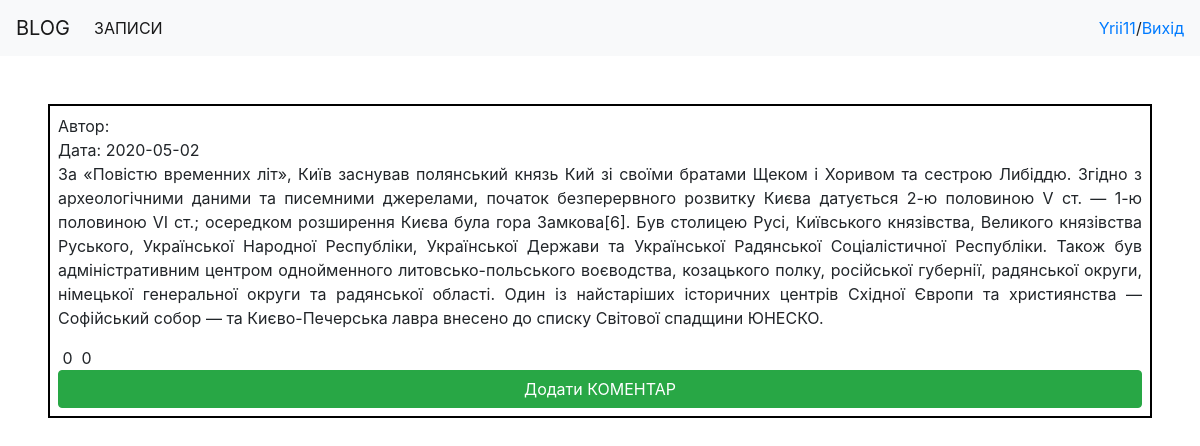
Screenshot of /viewItemRecord.php?Id=1 (signed in) with the database file from the repository.
### tables this page shows
CREATE TABLE `record` (
  `Id` int(11) NOT NULL,
  `Id_autor` int(11) DEFAULT NULL,
  `Date` varchar(25) DEFAULT NULL,
  `Status` varchar(25) DEFAULT 'not approved',
  `Text` longtext DEFAULT NULL,
  `Like` int(11) DEFAULT 0,
  `DisLike` int(11) DEFAULT 0
);

### viewItemRecord.php (the view, shortened to what this page needs)
<?php
    require_once('header.php');
    if ($_SERVER['REQUEST_METHOD'] == 'GET') {
        $conn = mysqli_connect(servername, username, password, dbname);
        $sql = "SELECT record.Id as Id, record.Date as `Date`, record.Text as `Text`, record.Like as `Like`,
                record.DisLike as DisLike, user.Login as autor
                FROM record
                LEFT JOIN `user`
                ON record.Id_autor = user.Id
                WHERE record.Id = '" . $_GET['Id'] . "'";
                $result = mysqli_query($conn, $sql);
                $record = mysqli_fetch_assoc($result);
?>
          <div class='m-5 p-2' style="border: solid black 2px">
          <span>Автор:</span> <?=$record['autor']?>
          <br>
            <span> Дата: </span> <?=$record['Date']?>
            <br>
            <p align=justify> <?=$record['Text']?></p>
            <div>
                <p style="display: inline" onclick="addLike(<?=$record['Id']?>)">
                    <span id="count<?=$record['Id']?>"><?=$record['Like']?></span>
                </p>
                <p style="display: inline">
                    <span id="countDisLike<?=$record['Id']?>"><?=$record['DisLike']?></span>
                </p>
            </div>
            <a href="#" type="button" class="w-100 btn btn-success" data-toggle="modal" data-target="#CommentModal">Додати КОМЕНТАР</a>
        </div>
<?php
}
?>
<?php
require_once('footer.php');
?>

### rows the page displays
record: Date "2020-05-02", Text "За «Повістю временних літ», Київ заснував полянський князь Кий зі своїми братами Щеком і Хоривом та сестрою Либіддю. Згідно з археологічними даними та писемними джерелами, початок безперервного розвитку Києва датується 2-ю половиною V ст. — 1-ю половиною VI ст.; осередком розширення Києва була гора Замкова[6]. Був столицею Русі, Київського князівства, Великого князівства Руського, Української Народної Республіки, Української Держави та Української Радянської Соціалістичної Республіки. Також був адміністративним центром однойменного литовсько-польського воєводства, козацького полку, російської губернії, радянської округи, німецької генеральної округи та радянської області. Один із…", Like "0", DisLike "0"

### other values shown
$_SESSION['Login'] "Yrii11"
